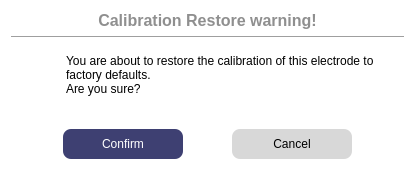
<?xml version="1.0" encoding="UTF-8"?>
<ui version="4.0">
 <class>WCalibRestore</class>
 <widget class="QDialog" name="WCalibRestore">
  <property name="geometry">
   <rect>
    <x>0</x>
    <y>0</y>
    <width>415</width>
    <height>179</height>
   </rect>
  </property>
  <property name="windowTitle">
   <string>Log data period configuration</string>
  </property>
  <property name="styleSheet">
   <string notr="true">#WCalibRestore {
 background-color:white;
 border-radius: 5px;
}
#label{
 color: #3E4072;
 font-weight: 800;
}
#buttonBox{
 background-color: #3E4072;
}
#label_Title{
 color: #8F8F8F;
 font-weight: 600;
}
QDoubleSpinBox {
 background-color:#DFDFDF;
 border-radius: 3px;
}
#pushButton_Confirm,
#pushButton_Cancel {
 border: none;
 border-radius: 8px;
}
#pushButton_Confirm {
 color: white;
 background-color: #3E4072;
}
#pushButton_Confirm:hover {
 color: white;
 background-color: #595D89;
}
#pushButton_Cancel {
 background-color: #D8D8D8;
}
#pushButton_Cancel:hover {
 background-color: #ACACAC;
}</string>
  </property>
  <layout class="QVBoxLayout" name="verticalLayout" stretch="1,1,1,0,1">
   <item>
    <widget class="QLabel" name="label_Title">
     <property name="font">
      <font>
       <pointsize>12</pointsize>
       <fontweight>DemiBold</fontweight>
      </font>
     </property>
     <property name="text">
      <string>Calibration Restore warning!</string>
     </property>
     <property name="alignment">
      <set>Qt::AlignCenter</set>
     </property>
    </widget>
   </item>
   <item>
    <widget class="Line" name="line">
     <property name="orientation">
      <enum>Qt::Horizontal</enum>
     </property>
    </widget>
   </item>
   <item>
    <widget class="QWidget" name="widget" native="true">
     <layout class="QGridLayout" name="gridLayout">
      <item row="0" column="0">
       <widget class="QLabel" name="label">
        <property name="maximumSize">
         <size>
          <width>40</width>
          <height>40</height>
         </size>
        </property>
        <property name="text">
         <string/>
        </property>
        <property name="pixmap">
         <pixmap resource="../../../ressource.qrc">:/Logo/Dashboard/Sonde info/info-button.svg</pixmap>
        </property>
        <property name="scaledContents">
         <bool>true</bool>
        </property>
       </widget>
      </item>
      <item row="0" column="1">
       <widget class="QLabel" name="label_2">
        <property name="text">
         <string>You are about to restore the calibration of this electrode to factory defaults.
Are you sure?</string>
        </property>
        <property name="wordWrap">
         <bool>true</bool>
        </property>
       </widget>
      </item>
     </layout>
    </widget>
   </item>
   <item>
    <spacer name="verticalSpacer">
     <property name="orientation">
      <enum>Qt::Vertical</enum>
     </property>
     <property name="sizeHint" stdset="0">
      <size>
       <width>20</width>
       <height>40</height>
      </size>
     </property>
    </spacer>
   </item>
   <item>
    <widget class="QWidget" name="widget_3" native="true">
     <layout class="QHBoxLayout" name="horizontalLayout">
      <item>
       <widget class="QPushButton" name="pushButton_Confirm">
        <property name="minimumSize">
         <size>
          <width>0</width>
          <height>30</height>
         </size>
        </property>
        <property name="maximumSize">
         <size>
          <width>120</width>
          <height>16777215</height>
         </size>
        </property>
        <property name="text">
         <string>Confirm</string>
        </property>
       </widget>
      </item>
      <item>
       <widget class="QPushButton" name="pushButton_Cancel">
        <property name="minimumSize">
         <size>
          <width>120</width>
          <height>30</height>
         </size>
        </property>
        <property name="maximumSize">
         <size>
          <width>120</width>
          <height>16777215</height>
         </size>
        </property>
        <property name="text">
         <string>Cancel</string>
        </property>
       </widget>
      </item>
     </layout>
    </widget>
   </item>
  </layout>
 </widget>
 <resources>
  <include location="../../../ressource.qrc"/>
 </resources>
 <connections>
  <connection>
   <sender>pushButton_Cancel</sender>
   <signal>clicked()</signal>
   <receiver>WCalibRestore</receiver>
   <slot>reject()</slot>
   <hints>
    <hint type="sourcelabel">
     <x>263</x>
     <y>156</y>
    </hint>
    <hint type="destinationlabel">
     <x>283</x>
     <y>271</y>
    </hint>
   </hints>
  </connection>
  <connection>
   <sender>pushButton_Confirm</sender>
   <signal>clicked()</signal>
   <receiver>WCalibRestore</receiver>
   <slot>accept()</slot>
   <hints>
    <hint type="sourcelabel">
     <x>143</x>
     <y>149</y>
    </hint>
    <hint type="destinationlabel">
     <x>136</x>
     <y>246</y>
    </hint>
   </hints>
  </connection>
 </connections>
</ui>
